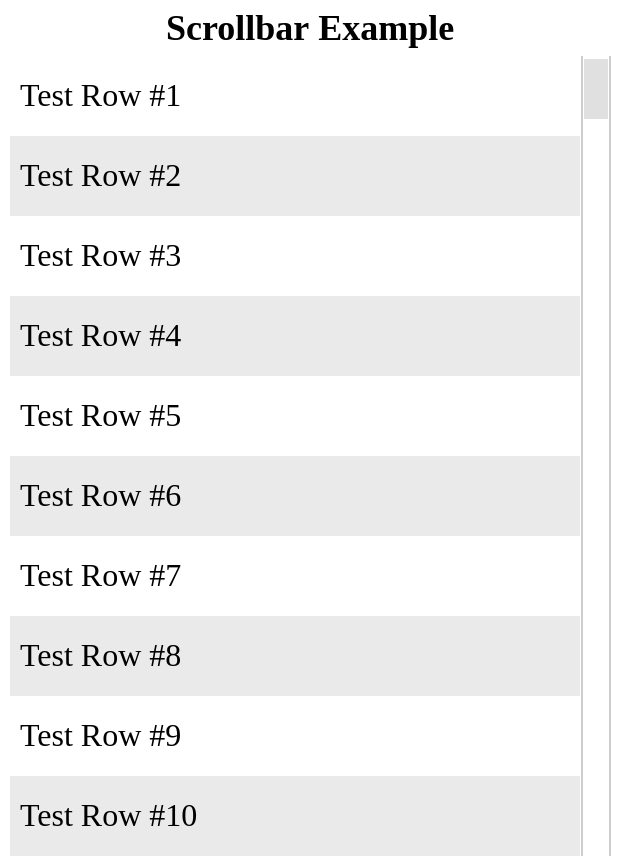

Write the Vega-Lite specification saved for this chart.
### Vega specification from a JSON file in a GitHub repository (floating-point values rounded to 4 significant figures)
{"$schema": "https://vega.github.io/schema/vega/v5.json", "description": "An example of a simple table with a scrollbar", "width": 300, "height": 400, "padding": 5, "background": "#FFFFFF", "config": {"title": {"font": "Tahoma", "fontSize": 18}, "text": {"font": "Tahoma", "fontSize": 16}}, "signals": [{"name": "rowsToDisplay", "description": "The number of rows displayed in the table (visible without scrolling)", "value": 10}, {"name": "rowHeight", "description": "Row height in pixels", "value": 40}, {"name": "scrollAreaHeight", "description": "Scroll area height in pixels", "update": "rowHeight*rowsToDisplay"}, {"name": "scrollBarWidth", "description": "Scrollbar width in pixels", "init": "12"}, {"name": "scrollBarHeight", "description": "Scrollbar height: Dynamically calculated based on the percentage of visible rows out of all data rows, with a range limited to minimum and maximum values", "init": "clamp((rowHeight*rowsToDisplay)*rowsToDisplay/length(data('dataset-raw')),30,600)"}, {"name": "scrollPositionMax", "update": "length(data('dataset-raw'))-rowsToDisplay+1"}, {"name": "scrollbarMouseDragY", "init": "0", "on": [{"events": "[@rect-scrollbar:pointerdown, window:pointerup] > window:pointermove", "update": "clamp(y(),1,scrollAreaHeight)"}]}, {"name": "scrollPosition", "description": "Scrollbar Position: The scrollbar responds to dragging the scrollbar with a mouse, mouse wheel scrolling, and the Home, End, Page Up, Page Down, Arrow Up, and Arrow Down buttons", "value": 1, "on": [{"events": {"type": "wheel", "consume": true}, "update": "clamp(round(scrollPosition+event.deltaY/abs(event.deltaY)*pow(1.0001, event.deltaY*pow(16, event.deltaMode)),0),1,scrollPositionMax)"}, {"events": "window:keydown", "update": "event.code=='Home'?1:event.code=='End'?scrollPositionMax:scrollPosition"}, {"events": "window:keydown", "update": "clamp(event.code=='PageDown'?(scrollPosition+rowsToDisplay):event.code=='PageUp'?(scrollPosition-rowsToDisplay):scrollPosition,1,scrollPositionMax)"}, {"events": "window:keydown", "update": "clamp(event.code=='ArrowDown'?(scrollPosition+1):event.code=='ArrowUp'?(scrollPosition-1):scrollPosition,1,scrollPositionMax)"}, {"events": "[@rect-scrollbar:pointerdown, window:pointerup] > window:pointermove", "update": "clamp(round(invert('scaleScrollBarY',scrollbarMouseDragY),0),1,scrollPositionMax)"}]}, {"name": "scrollbarFillOpacity", "value": 0.2, "on": [{"events": "view:pointerover", "update": "0.4"}, {"events": "view:pointerout", "update": "0.2"}]}], "data": [{"name": "dataset-raw", "transform": [{"type": "sequence", "start": 1, "stop": 251, "step": 1, "as": "id"}]}, {"name": "dataset", "source": "dataset-raw", "transform": [{"type": "filter", "expr": "(datum.id>=scrollPosition)&&(datum.id<(scrollPosition+rowsToDisplay))"}, {"type": "collect", "sort": {"field": "id", "order": "ascending"}}]}], "scales": [{"name": "scaleY", "type": "band", "domain": {"data": "dataset", "field": "id", "sort": true}, "range": [{"signal": "0"}, {"signal": "rowHeight*length(data('dataset'))"}]}, {"name": "scaleScrollBarY", "type": "linear", "domain": [1, {"signal": "scrollPositionMax"}], "range": [{"signal": "0"}, {"signal": "rowHeight*rowsToDisplay-scrollBarHeight-1"}]}, {"name": "scaleRowStripeColors", "type": "ordinal", "domain": [0, 1], "range": ["#FFFFFF", "#EAEAEA"]}], "title": {"text": "Scrollbar Example"}, "marks": [{"name": "rule-scrolltrack-1", "type": "rule", "encode": {"update": {"x": {"signal": "width-scrollBarWidth-2"}, "x2": {"signal": "width-scrollBarWidth-2"}, "y": {"signal": "0"}, "y2": {"signal": "scrollAreaHeight"}, "stroke": {"signal": "'black'"}, "strokeWidth": {"signal": "0.2"}}}}, {"name": "rule-scrolltrack-2", "type": "rule", "encode": {"update": {"x": {"signal": "width"}, "x2": {"signal": "width"}, "y": {"signal": "0"}, "y2": {"signal": "scrollAreaHeight"}, "stroke": {"signal": "'black'"}, "strokeWidth": {"signal": "0.2"}}}}, {"name": "rect-scrollbar", "type": "rect", "encode": {"update": {"x": {"signal": "width-scrollBarWidth-1"}, "y": {"scale": "scaleScrollBarY", "signal": "scrollPosition"}, "width": {"signal": "scrollBarWidth"}, "height": {"signal": "scrollBarHeight"}, "fill": {"value": "#666666"}, "fillOpacity": {"signal": "scrollbarFillOpacity"}}}}, {"name": "rect-table-cell", "type": "rect", "from": {"data": "dataset"}, "encode": {"update": {"x": {"signal": "0"}, "x2": {"signal": "width-scrollBarWidth-3"}, "y": {"scale": "scaleY", "field": "id", "band": 0}, "height": {"signal": "rowHeight"}, "fill": {"scale": "scaleRowStripeColors", "signal": "(ceil(datum.id/2,0)==datum.id/2)?1:0"}}}}, {"name": "text-cell-content", "type": "text", "from": {"data": "dataset"}, "encode": {"update": {"text": {"signal": "'Test Row #'+datum.id"}, "dx": {"value": 5}, "y": {"scale": "scaleY", "field": "id", "band": 0.5}, "baseline": {"value": "middle"}, "align": {"value": "left"}}}}]}
